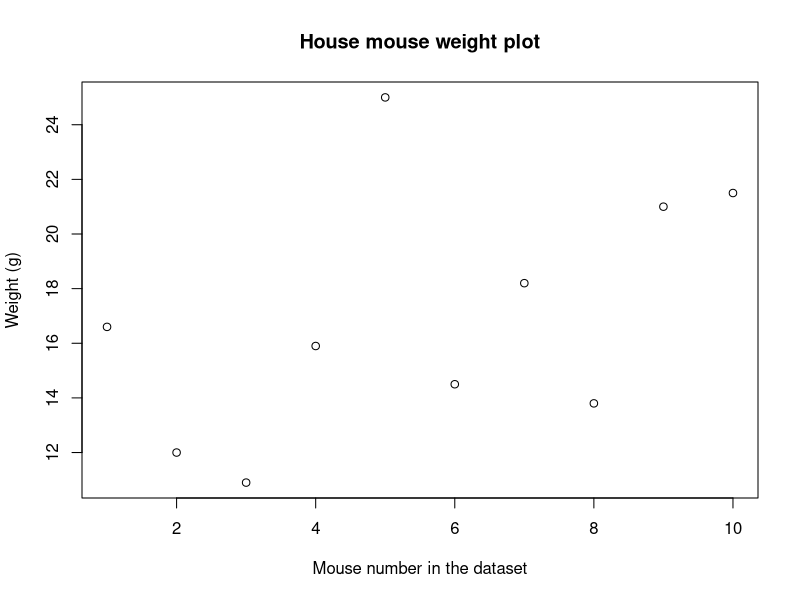
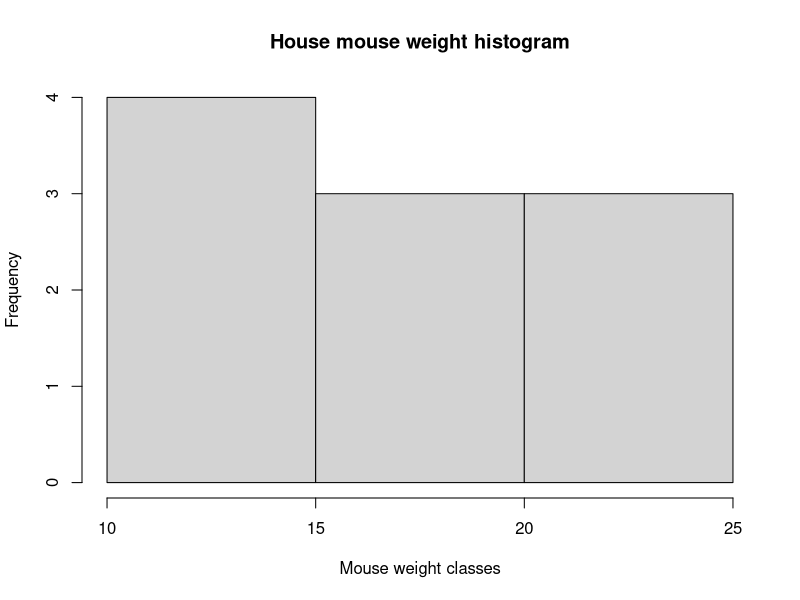
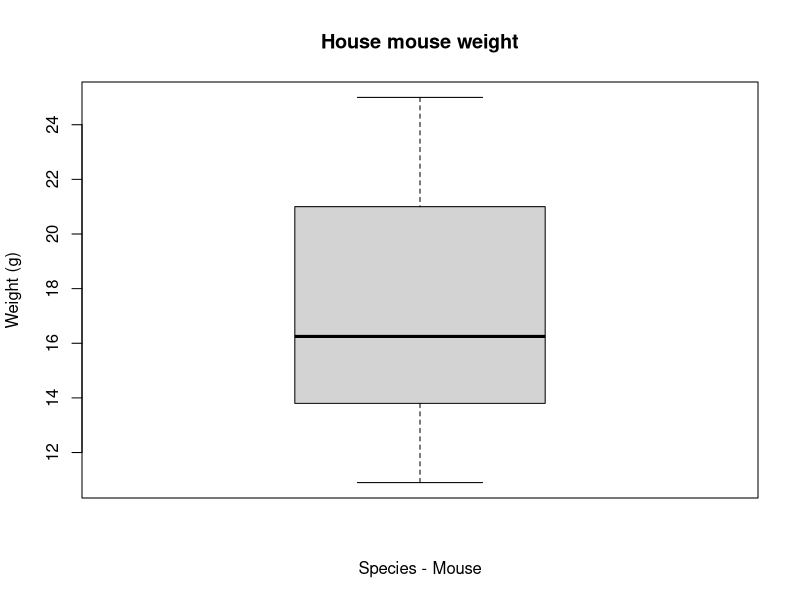
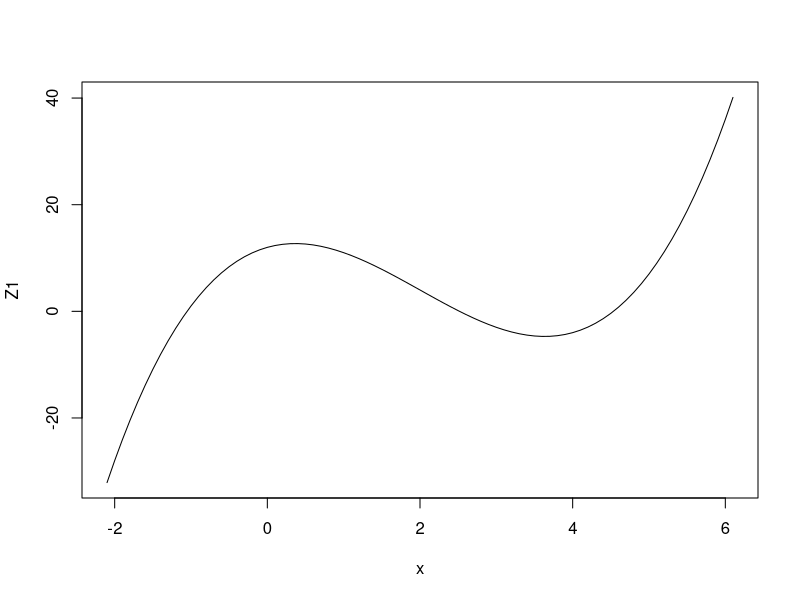
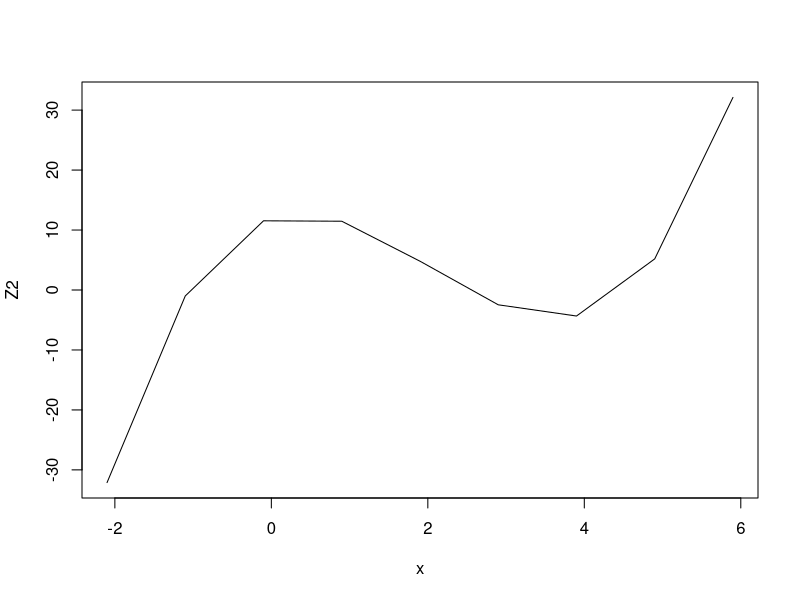

Here is the R script that generated these plots, in order:
## ---- chunk 1
options(prompt="RStudio>")
## ---- chunk 2
options(prompt=">")
## ---- chunk 3
2+7
## ---- chunk 4
11-3
## ---- chunk 5
18/3
## ---- chunk 6
5*8
## ---- chunk 7
2^4
## ---- chunk 8
2^(3-1)
## ---- chunk 9
2^3-1
## ---- chunk 10
5 %% 2
## ---- chunk 11
(0.14*(1-0.14)/24)^(1/3)
## ---- chunk 12
x<-3
(2*x+51)/3^(-4.2+5.62)
## ---- chunk 13
(-5)^2+2
## ---- chunk 14
#This is a comment
2+2 #Example of addition
## ---- chunk 15
a <- 53
## ---- chunk 16
a
## ---- chunk 17
ls()
## ---- chunk 18
rm(a)
## ---- chunk 19
ls()
## ---- chunk 20
rm(list = ls()) #clearing the environment of any left over objects from a previous analysis
mouse.wts <-c(16.6, 12, 10.9, 15.9, 25, 14.5, 18.2, 13.8, 21, 21.5) #creating a vector with house mouse body weight in grams
## ---- chunk 21
class(mouse.wts)
## ---- chunk 22
str(mouse.wts)
## ---- chunk 23
mean(mouse.wts)
## ---- chunk 24
min(mouse.wts)
## ---- chunk 25
max(mouse.wts)

## ---- chunk 26
summary(mouse.wts)
## ---- chunk 27
?summary
help(summary)
## ---- chunk 28
plot(mouse.wts, main="House mouse weight plot", xlab="Mouse number in the dataset", ylab="Weight (g)")
## ---- chunk 29
hist(mouse.wts, main="House mouse weight histogram", xlab="Mouse weight classes", ylab="Frequency")
## ---- chunk 30

boxplot(mouse.wts, main="House mouse weight", xlab="Species - Mouse", ylab="Weight (g)") #boxplot for the variable mouse.wts
## ---- chunk 31
x <- seq(-2.1, 6.1, 0.1)
Z1 <- (x^3 - 6 * x^2 + 4 * x + 12)
plot(Z1 ~ x, type="l")
## ---- chunk 32
x <- seq(-2.1, 6.1, 1)
Z2 <- (x^3 - 6 * x^2 + 4 * x + 12)
plot(Z2 ~ x, type="l")
